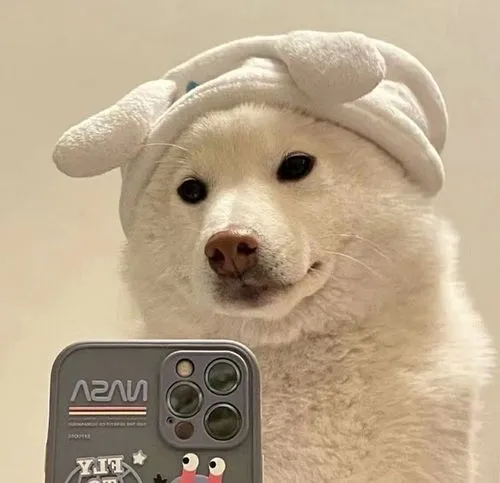
#> input picture dog.png, 500 x 483 px
$ python '边界填充.py'
#> lines starting #> are read from the running program, lines starting #| are printed output that depends on the picture
import cv2

image_path = "dog.png"  # 要读取图像的路径
img = cv2.imread(image_path)
#> img is the input picture: shape (483, 500, 3); mean B, G, R 139.3, 166, 184.7

##边界填充

top_size,bottom_size,left_size,right_size=(50,50,50,50)
replicate=cv2.copyMakeBorder(img,top_size,bottom_size,left_size,right_size,borderType=cv2.BORDER_REPLICATE)
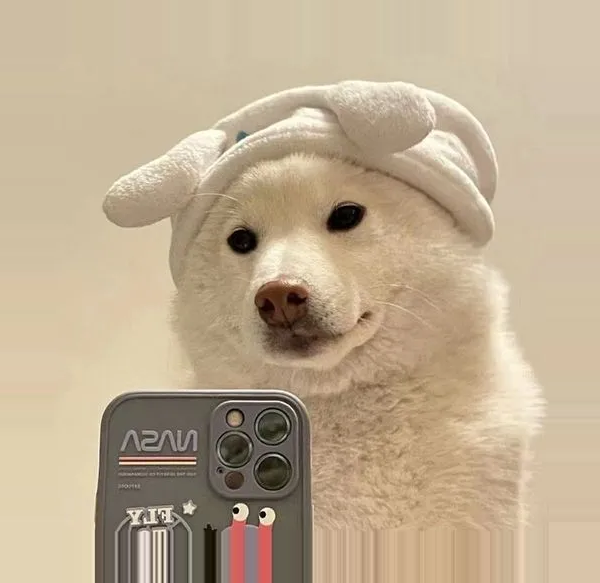
#> replicate: shape (583, 600, 3); mean B, G, R 145.4, 171.9, 190.3
reflect=cv2.copyMakeBorder(img,top_size,bottom_size,left_size,right_size,borderType=cv2.BORDER_REFLECT)
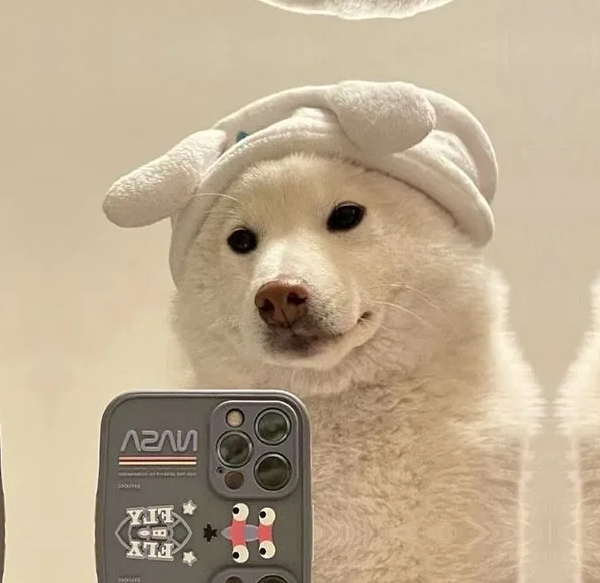
#> reflect: shape (583, 600, 3); mean B, G, R 145.4, 172, 190
reflect101=cv2.copyMakeBorder(img,top_size,bottom_size,left_size,right_size,borderType=cv2.BORDER_REFLECT101)
wrap=cv2.copyMakeBorder(img,top_size,bottom_size,left_size,right_size,borderType=cv2.BORDER_WRAP)
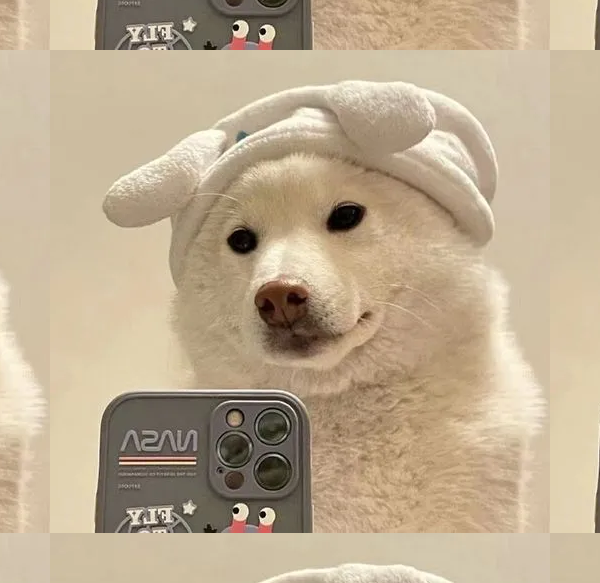
#> wrap: shape (583, 600, 3); mean B, G, R 145.4, 172, 190
constant=cv2.copyMakeBorder(img,top_size,bottom_size,left_size,right_size,borderType=cv2.BORDER_CONSTANT,value=0)
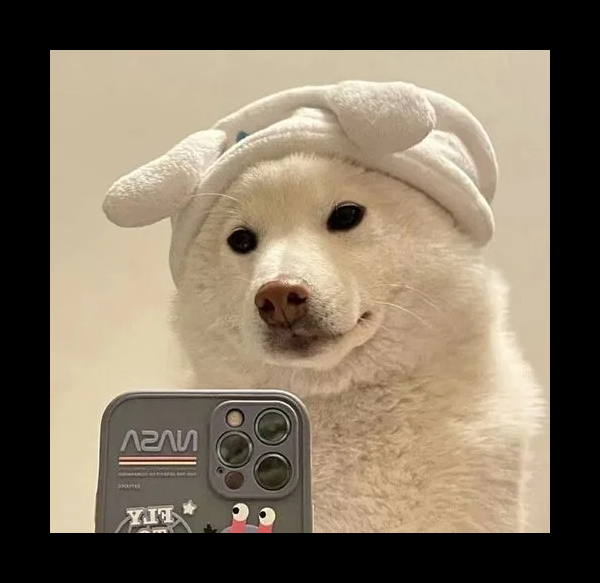
#> constant: shape (583, 600, 3); mean B, G, R 96.2, 114.6, 127.5

"""
· BORDER_REPLICATE：复制法，也就是复制最边缘像素
· BORDER_REFLECT：反射法，对感兴趣的图像中的像素在两边进行复制。例如：fedcba|abcdefgh|hgfedcb
· BORDER_REFLECT101：反射法，也就是以最边缘像素为轴，对称。例如：gfedcb|abcdefgh|gfedcba
· BORDER_WRAP：外包装法，cdefgh|abcdefgh|abcdefg
· BORDER_CONSTANT：常量法，常数值填充
"""
